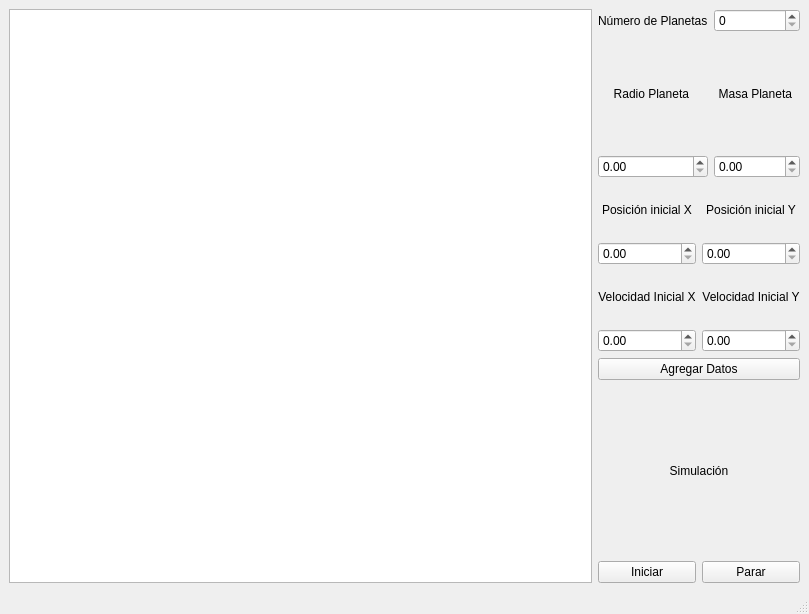
<?xml version="1.0" encoding="UTF-8"?>
<ui version="4.0">
 <class>MainWindow</class>
 <widget class="QMainWindow" name="MainWindow">
  <property name="geometry">
   <rect>
    <x>0</x>
    <y>0</y>
    <width>809</width>
    <height>614</height>
   </rect>
  </property>
  <property name="windowTitle">
   <string>MainWindow</string>
  </property>
  <widget class="QWidget" name="centralwidget">
   <layout class="QGridLayout" name="gridLayout_6">
    <item row="4" column="1">
     <layout class="QGridLayout" name="gridLayout_4">
      <item row="0" column="0">
       <widget class="QPushButton" name="iniciar">
        <property name="text">
         <string>Iniciar</string>
        </property>
       </widget>
      </item>
      <item row="0" column="1">
       <widget class="QPushButton" name="parar">
        <property name="text">
         <string>Parar</string>
        </property>
       </widget>
      </item>
     </layout>
    </item>
    <item row="1" column="1">
     <layout class="QGridLayout" name="gridLayout">
      <item row="3" column="2">
       <widget class="QDoubleSpinBox" name="VoY"/>
      </item>
      <item row="1" column="1">
       <widget class="QDoubleSpinBox" name="Xo"/>
      </item>
      <item row="3" column="1">
       <widget class="QDoubleSpinBox" name="VoX"/>
      </item>
      <item row="1" column="2">
       <widget class="QDoubleSpinBox" name="Yo"/>
      </item>
      <item row="0" column="2">
       <widget class="QLabel" name="label_5">
        <property name="text">
         <string>Posición inicial Y</string>
        </property>
        <property name="alignment">
         <set>Qt::AlignCenter</set>
        </property>
       </widget>
      </item>
      <item row="2" column="1">
       <widget class="QLabel" name="label_8">
        <property name="text">
         <string>Velocidad Inicial X</string>
        </property>
        <property name="alignment">
         <set>Qt::AlignCenter</set>
        </property>
       </widget>
      </item>
      <item row="2" column="2">
       <widget class="QLabel" name="label_3">
        <property name="text">
         <string>Velocidad Inicial Y</string>
        </property>
        <property name="alignment">
         <set>Qt::AlignCenter</set>
        </property>
       </widget>
      </item>
      <item row="0" column="1">
       <widget class="QLabel" name="label_4">
        <property name="text">
         <string>Posición inicial X</string>
        </property>
        <property name="alignment">
         <set>Qt::AlignCenter</set>
        </property>
       </widget>
      </item>
     </layout>
    </item>
    <item row="2" column="1">
     <layout class="QGridLayout" name="gridLayout_3">
      <item row="0" column="0">
       <widget class="QPushButton" name="AgregarDatos">
        <property name="text">
         <string>Agregar Datos</string>
        </property>
       </widget>
      </item>
     </layout>
    </item>
    <item row="3" column="1">
     <layout class="QGridLayout" name="gridLayout_5">
      <item row="0" column="0">
       <widget class="QLabel" name="label_6">
        <property name="text">
         <string>Simulación</string>
        </property>
        <property name="alignment">
         <set>Qt::AlignCenter</set>
        </property>
       </widget>
      </item>
     </layout>
    </item>
    <item row="0" column="1">
     <layout class="QGridLayout" name="gridLayout_2">
      <item row="2" column="0">
       <widget class="QDoubleSpinBox" name="Radio"/>
      </item>
      <item row="1" column="0">
       <widget class="QLabel" name="label">
        <property name="text">
         <string>Radio Planeta </string>
        </property>
        <property name="alignment">
         <set>Qt::AlignCenter</set>
        </property>
       </widget>
      </item>
      <item row="1" column="1">
       <widget class="QLabel" name="label_2">
        <property name="text">
         <string>Masa Planeta </string>
        </property>
        <property name="alignment">
         <set>Qt::AlignCenter</set>
        </property>
       </widget>
      </item>
      <item row="2" column="1">
       <widget class="QDoubleSpinBox" name="Masa"/>
      </item>
      <item row="0" column="0">
       <layout class="QHBoxLayout" name="horizontalLayout">
        <item>
         <widget class="QLabel" name="label_7">
          <property name="text">
           <string>Número de Planetas</string>
          </property>
         </widget>
        </item>
       </layout>
      </item>
      <item row="0" column="1">
       <widget class="QDoubleSpinBox" name="numero_planetas">
        <property name="decimals">
         <number>0</number>
        </property>
        <property name="maximum">
         <double>5.000000000000000</double>
        </property>
       </widget>
      </item>
     </layout>
    </item>
    <item row="0" column="0" rowspan="5">
     <widget class="QGraphicsView" name="graphicsView"/>
    </item>
   </layout>
  </widget>
  <widget class="QMenuBar" name="menubar">
   <property name="geometry">
    <rect>
     <x>0</x>
     <y>0</y>
     <width>809</width>
     <height>22</height>
    </rect>
   </property>
  </widget>
  <widget class="QStatusBar" name="statusbar"/>
 </widget>
 <resources/>
 <connections/>
</ui>
